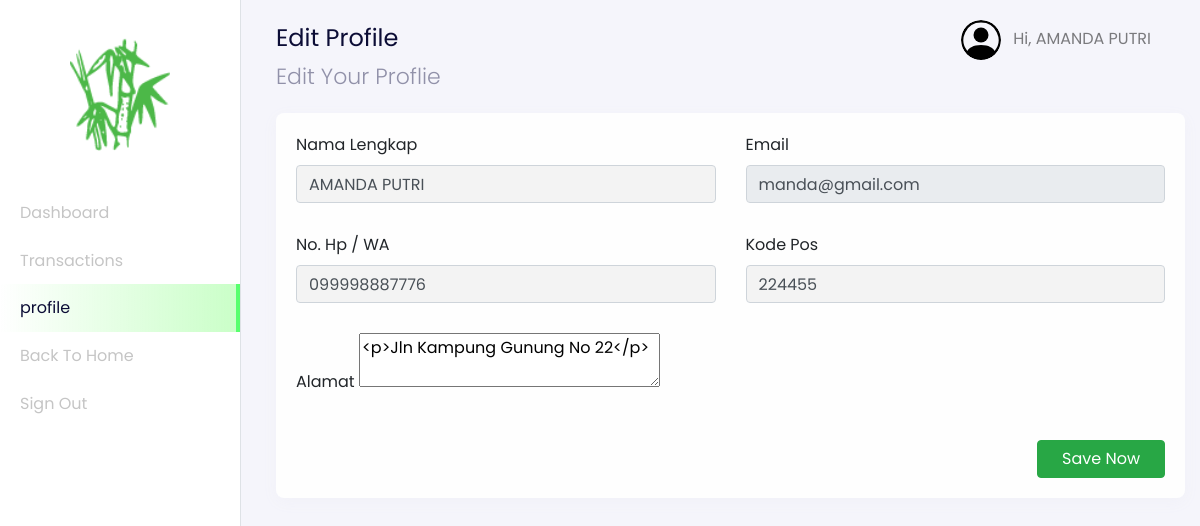
Page /user/index.php?page=profile (signed in) on the committed database.
### tables this page shows
CREATE TABLE `users` (
  `id_user` int(11) NOT NULL,
  `name` varchar(255) NOT NULL,
  `email` varchar(255) NOT NULL,
  `password` varchar(255) NOT NULL,
  `address` text,
  `phone_number` varchar(255) NOT NULL,
  `postal_code` varchar(191) NOT NULL,
  `roles` varchar(255) NOT NULL
);

### config/config.php (called while the page is built, shortened)
<?php
$host = 'localhost';
$user = 'root';
$password = '';
$dbname = 'bamboo_art';
$conn = mysqli_connect($host, $user, $password, $dbname);
function query($query)
{
    global $conn;
    $result = mysqli_query($conn, $query);
    $rows = [];
    while ($row = mysqli_fetch_assoc($result)) {
        $rows[] = $row;
    }
    return $rows;
}
?>

### user/profile/dashboard-user-profile.php (the view, shortened to what this page needs)
<nav
  class="navbar navbar-expand-lg navbar-light navbar-store fixed-top"
  data-aos="fade-down"
>
  <div class="container-fluid">
    <div class="collpase navbar-collapse" id="navbarResponsive">
      <ul class="navbar-nav d-none d-lg-flex ml-auto">
        <li class="nav-item dropdown">
          <a
            href="#"
            class="nav-link"
            id="navbarDropdown"
            role="button"
            data-toggle="dropdown"
          >
            <img
              src="../assets/images/person-circle.svg"
              alt="profile"
              height="40px"
              class="rounded-circle mr-2 profile-picture"
            />
            <?php
              $id_user = $_SESSION['user'];
              $user = query("SELECT * FROM users WHERE id_user = $id_user")[0];
            ?>
            Hi, <?= $user["name"]; ?>
          </a>
        </li>
      </ul>
    </div>
  </div>
</nav>
<div class="section-content section-dashboard-home" data-aos="fade-up">
    <div class="container-fluid">
    <div class="dashboard-heading">
        <h2 class="dashboard-title">Edit Profile</h2>
        <p class="dashboard-subtitle">Edit Your Proflie</p>
    </div>
    <div class="dashboard-content">
        <div class="row">
          <div class="col-12 mt-2">
              <form action="" method="POST">
                  <div class="card">
                      <div class="card-body">
                        <div class="row">
                            <div class="col-md-6">
                              <div class="form-group">
                                  <label for="name">Nama Lengkap</label>
                                  <input type="text" name="name" value="<?= $user["name"] ?? ''; ?>" id="name" class="form-control">
                              </div>
                            </div>
                            <div class="col-md-6">
                              <div class="form-group">
                                  <label for="email">Email</label>
                                  <input type="email" readonly name="email" value="<?= $user["email"] ?? ''; ?>" id="email" class="form-control">
                              </div>
                            </div>
                            <div class="col-md-6">
                              <div class="form-group">
                                  <label for="phone_number">No. Hp / WA</label>
                                  <input type="tel" name="phone_number" value="<?= $user["phone_number"] ?? ''; ?>" id="phone_number" class="form-control">
                              </div>
                            </div>
                            <div class="col-md-6">
                              <div class="form-group">
                                  <label for="code">Kode Pos</label>
                                  <input type="number" name="code" value="<?= $user["postal_code"] ?? ''; ?>" id="code" class="form-control">
                              </div>
                            </div>
                            <div class="col-md-12" id="alamat">
                              <div class="form-group">
                                <label for="alamat">Alamat</label>
                                <textarea name="alamat" id="editor"><?= $user["address"] ?? ''; ?></textarea>
                              </div>
                            </div>
                        </div>
                        <div class="row mt-2">
                          <div class="col text-right">
                          <button type="submit" name="updateUser" class="btn btn-success px-4">Save Now</button>
                          </div>
                      </div>
                  </div>
              </form>
          </div>
        </div>
    </div>
    </div>
</div>

### rows in the picture
users: name "AMANDA PUTRI", email "manda@gmail.com", phone_number "099998887776", code "224455", alamat "<p>Jln Kampung Gunung No 22</p>"
